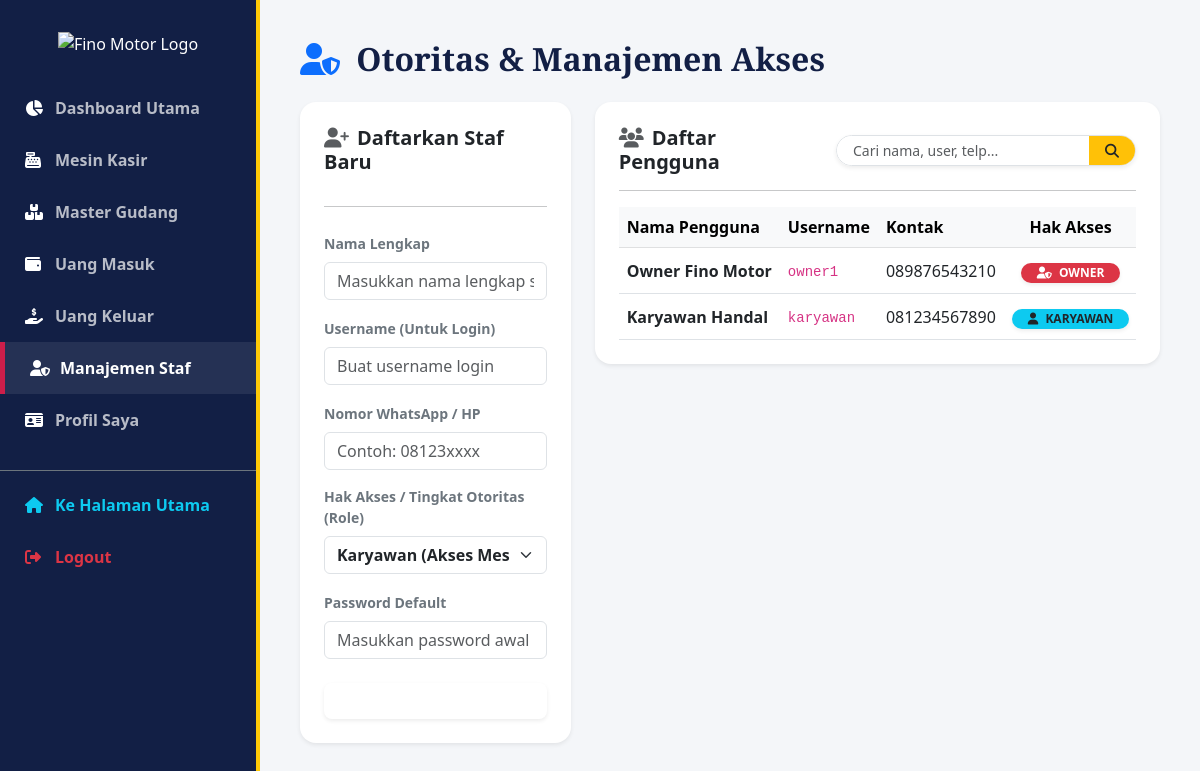
Page /owner/tambah_admin.php (signed in) on the committed database.
### tables this page shows
CREATE TABLE `users` (
  `id` int NOT NULL,
  `nama_lengkap` varchar(100) NOT NULL,
  `username` varchar(50) NOT NULL,
  `email` varchar(100) DEFAULT NULL,
  `no_telp` varchar(20) DEFAULT NULL,
  `alamat` text,
  `password` varchar(255) NOT NULL,
  `role` enum('owner','karyawan','pelanggan') NOT NULL DEFAULT 'pelanggan',
  `created_at` timestamp NOT NULL DEFAULT CURRENT_TIMESTAMP
);

### owner/tambah_admin.php (the view, shortened to what this page needs)
<?php
require '../config/database.php';
$search = $_GET['search'] ?? '';
$where_clause = "role IN ('owner', 'karyawan')";
$query_staf = mysqli_query($conn, "SELECT * FROM users WHERE $where_clause ORDER BY role ASC, nama_lengkap ASC");
?>
<!DOCTYPE html>
<html lang="id">
<head>
    <link href="https://cdn.jsdelivr.net/npm/bootstrap@5.3.0/dist/css/bootstrap.min.css" rel="stylesheet">
    <link href="https://cdnjs.cloudflare.com/ajax/libs/font-awesome/6.4.0/css/all.min.css" rel="stylesheet">
</head>
<body>
    <div class="sidebar" id="sidebar">
        <div class="sidebar-brand text-center position-relative">
            <img src="<?= BASE_URL; ?>/assets/logo_text.png" alt="Fino Motor Logo">
        </div>
        <ul class="sidebar-menu mt-3">
            <li><a href="dashboard.php"><i class="fa fa-chart-pie text-white"></i> Dashboard Utama</a></li>
            <li><a href="kasir.php"><i class="fa fa-cash-register text-white"></i> Mesin Kasir</a></li>
            <li><a href="master_barang.php"><i class="fa fa-boxes text-white"></i> Master Gudang</a></li>
            <li><a href="uang_masuk.php"><i class="fa fa-wallet text-white"></i> Uang Masuk</a></li>
            <li><a href="uang_keluar.php"><i class="fa fa-hand-holding-usd text-white"></i> Uang Keluar</a></li>
            <li><a href="tambah_admin.php" class="active"><i class="fa fa-user-shield text-white"></i> Manajemen Staf</a></li>
            <li><a href="profil.php"><i class="fa fa-id-card text-white"></i> Profil Saya</a></li>
            <li class="mt-4 border-top border-secondary pt-2">
                <a href="../index.php" class="text-info fw-bold"><i class="fa fa-home"></i> Ke Halaman Utama</a>
            </li>
            <li><a href="../auth/logout.php" class="text-danger fw-bold"><i class="fa fa-sign-out-alt"></i> Logout</a></li>
        </ul>
    </div>
    <div class="main-content">
        <div class="d-flex align-items-center mb-4">
            <h2 class="m-0" style="font-family:'Playfair Display',serif; font-weight:900; color:#121F45;">
                <i class="fa fa-user-shield text-primary me-2 d-none d-sm-inline"></i> Otoritas & Manajemen Akses
            </h2>
        </div>
        <div class="row g-4">
            <div class="col-lg-4">
                <div class="card shadow-sm border-0 rounded-4 p-4 bg-white">
                    <h5 class="fw-bold text-dark mb-3"><i class="fa fa-user-plus text-muted me-2"></i>Daftarkan Staf Baru</h5>
                    <hr class="opacity-25 mb-4">
                    <form method="POST" action="">
                        <div class="mb-3">
                            <label class="form-label small fw-bold text-secondary">Nama Lengkap</label>
                            <input type="text" name="nama_lengkap" class="form-control" placeholder="Masukkan nama lengkap staf" required>
                        </div>
                        <div class="mb-3">
                            <label class="form-label small fw-bold text-secondary">Username (Untuk Login)</label>
                            <input type="text" name="username" class="form-control" placeholder="Buat username login" required autocomplete="off">
                        </div>
                        <div class="mb-3">
                            <label class="form-label small fw-bold text-secondary">Nomor WhatsApp / HP</label>
                            <input type="text" name="no_telp" class="form-control" placeholder="Contoh: 08123xxxx" required>
                        </div>
                        <div class="mb-3">
                            <label class="form-label small fw-bold text-secondary">Hak Akses / Tingkat Otoritas (Role)</label>
                            <select name="role" class="form-select fw-bold text-dark" required>
                                <option value="karyawan">Karyawan (Akses Mesin Kasir POS)</option>
                            </select>
                        </div>
                        <div class="mb-4">
                            <label class="form-label small fw-bold text-secondary">Password Default</label>
                            <input type="password" name="password" class="form-control" placeholder="Masukkan password awal" required>
                        </div>
                        <button type="submit" name="daftar_staf" class="btn btn-primary w-100 py-2.5 fw-bold rounded-3 shadow-sm" style="background-color: var(--rb-red); border:none;">
                            <i class="fa fa-save me-2"></i> Daftarkan Akun Staf
                        </button>
                    </form>
                </div>
            </div>
            <div class="col-lg-8">
                <div class="card shadow-sm border-0 rounded-4 p-4 bg-white">
                    <div class="d-flex flex-column flex-sm-row justify-content-between align-items-sm-center gap-3 mb-3">
                        <h5 class="fw-bold text-dark m-0"><i class="fa fa-users text-muted me-2"></i>Daftar Pengguna</h5>
                        <form method="GET" action="" class="d-flex w-100" style="max-width: 300px;">
                            <div class="input-group input-group-sm shadow-sm rounded-pill overflow-hidden border w-100">
                                <input type="text" name="search" class="form-control border-0 px-3" placeholder="Cari nama, user, telp..." value="<?= htmlspecialchars($search); ?>">
                                <button class="btn btn-warning fw-bold text-dark border-0 px-3" type="submit"><i class="fa fa-search"></i></button>
                            </div>
                        </form>
                    </div>
                    <hr class="opacity-25 mb-3 mt-0">
                    <div class="table-responsive">
                        <table class="table table-hover align-middle mb-0" style="white-space: nowrap;">
                            <thead class="table-light text-muted">
                                <tr>
                                    <th>Nama Pengguna</th>
                                    <th>Username</th>
                                    <th>Kontak</th>
                                    <th class="text-center">Hak Akses</th>
                                </tr>
                            </thead>
                            <tbody>
                                <?php if (mysqli_num_rows($query_staf) > 0): ?>
                                    <?php while ($staf = mysqli_fetch_assoc($query_staf)): ?>
                                        <tr>
                                            <td class="fw-bold text-dark"><?= htmlspecialchars($staf['nama_lengkap']); ?></td>
                                            <td><code><?= htmlspecialchars($staf['username']); ?></code></td>
                                            <td><?= htmlspecialchars($staf['no_telp'] ?: '-'); ?></td>
                                            <td class="text-center">
                                                <?php if ($staf['role'] === 'owner'): ?>
                                                    <span class="badge bg-danger px-3 py-1 rounded-pill shadow-sm"><i class="fa fa-user-shield me-1"></i> OWNER</span>
                                                <?php else: ?>
                                                    <span class="badge bg-info text-dark px-3 py-1 rounded-pill shadow-sm"><i class="fa fa-user me-1"></i> KARYAWAN</span>
                                                <?php endif; ?>
                                            </td>
                                        </tr>
                                    <?php endwhile; ?>
                                <?php endif; ?>
                            </tbody>
                        </table>
                    </div>
                </div>
            </div>
        </div>
    </div>
</body>
</html>

### owner/tambah_admin.php (style rules this page uses)
body { background-color: #f4f6f9; margin: 0; overflow-x: hidden; }
.sidebar { width: 260px; height: 100vh; position: fixed; top: 0; left: 0; background-color: #121F45; color: white; padding-top: 20px; border-right: 4px solid #FFC906; z-index: 1050; transition: transform 0.3s ease; }
.sidebar-brand { padding: 10px 0; margin-bottom: 5px !important; }
.sidebar-brand img { max-width: 85%; height: auto; }
.sidebar-menu { list-style: none; padding: 0; margin-top: 0px; }
.sidebar-menu li a { display: flex; align-items: center; padding: 14px 25px; color: rgba(255,255,255,0.7); text-decoration: none; font-weight: 600; transition: all 0.3s ease; }
.sidebar-menu li a:hover, .sidebar-menu li a.active { color: white; background-color: rgba(255,255,255,0.08); border-left: 5px solid #CC1E4A; }
.sidebar-menu li a i { width: 30px; }
.main-content { margin-left: 260px; padding: 40px; min-height: 100vh; transition: margin-left 0.3s ease; }

### rows in the picture
users: nama_lengkap "Owner Fino Motor", username "owner1", no_telp "089876543210", role "owner" (drawn)
users: nama_lengkap "Karyawan Handal", username "karyawan", no_telp "081234567890", role "karyawan" (drawn)
